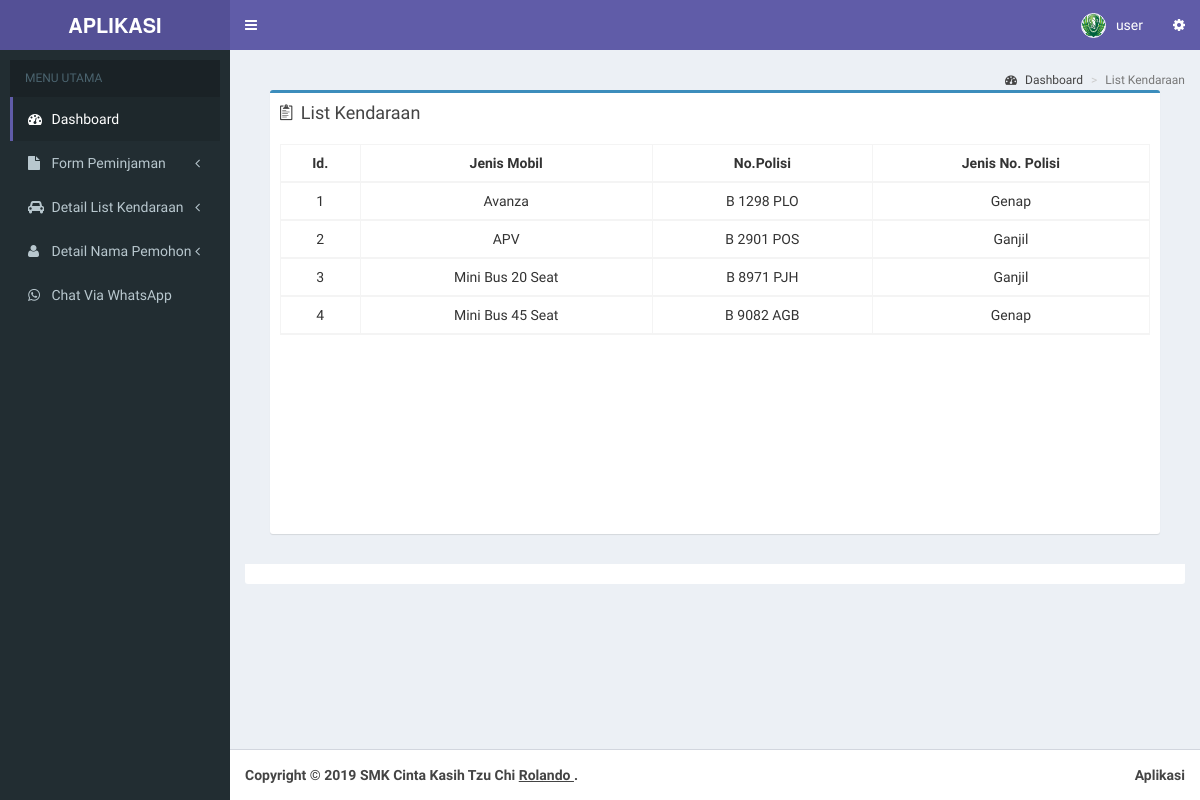
/user/list.php (signed in), run on the app's committed database.
### tables this page shows
CREATE TABLE `kendaraan` (
  `id` int(11) NOT NULL,
  `jenismobil` varchar(200) NOT NULL,
  `nomor` varchar(200) NOT NULL,
  `jenis` varchar(200) NOT NULL
);

### user/list.php (the view, shortened to what this page needs)
<!DOCTYPE html>
<html>
 <?php include "head.php" ?>
  </head>
  <body class="hold-transition skin-purple sidebar-mini">
    <div class="wrapper">
      <?php include "header.php"; ?>
      <?php include "menu.php"; ?>
      <div class="content-wrapper">
        <section class="content-header">
          <ol class="breadcrumb">
            <li><a href="index.php"><i class="fa fa-dashboard"></i> Dashboard</a></li>
            <li class="active">List Kendaraan</li>
          </ol>
        </section>
        <section class="content">
          <div class="row">
            <section class="col-lg-12 connectedSortable">
                <div class="box-body">
<section class="col-lg-12 connectedSortable">
              <div class="box box-primary">
                              <div class="box-header">
                                <i class="ion ion-clipboard"></i>
                                <h3 class="box-title">List Kendaraan</h3>
                              </div>
                              <div class="scroller box-body">
                                <table id="example" class="table table-responsive table-hover table-bordered">
                                <thead>
                                    <tr>
                                      <th><center>Id.</center></th>
                                      <th><center>Jenis Mobil</center></th>
                                      <th><center>No.Polisi</center></th>
                                      <th><center>Jenis No. Polisi</center></th>
                                    </tr>
                                      <?php
                  $a=mysqli_query($koneksi, "SELECT * FROM kendaraan");
                  $nomorgan=1;
                  while ($rows=mysqli_fetch_array($a)){
                                  echo"
                                  <tr align=center>
                                  <td>".$nomorgan."</td>
                                  <td>".$rows['jenismobil']."</td>
                                  <td>".$rows['nomor']."</td>
                                  <td>".$rows['jenis']."</td>
                                </tr>";
                                $nomorgan++;}
                        echo "</table>";
                ?>
                              </section>
                </div>
                <div class="box-footer clearfix no-border">
                  </div>
              </div>
            </section>
          </div>
      </div>
      <?php include "footer.php"; ?>
  </body>
  </html>

### user/head.php (style rules this page uses)
.scroller { height: 400px; overflow-y: scroll; scrollbar-width: thin; }

### data on the page
kendaraan: jenismobil "Avanza", nomor "B 1298 PLO", jenis "Genap"
kendaraan: jenismobil "APV", nomor "B 2901 POS", jenis "Ganjil"
kendaraan: jenismobil "Mini Bus 20 Seat", nomor "B 8971 PJH", jenis "Ganjil"
kendaraan: jenismobil "Mini Bus 45 Seat", nomor "B 9082 AGB", jenis "Genap"

### other printed values
$_SESSION['fullname'] "user"
